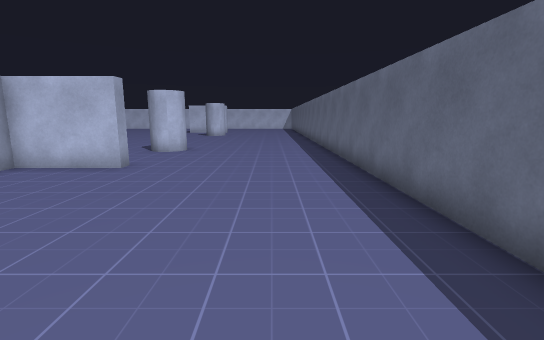
View 1 (above)

20 first-person views from a walk through a scene from a Unity 3-D project. The camera is 1.4 m above the floor, tilts 10° down and sees 85° across. The floor is counted in squares, 1 m on a side. Each view is taken from the middle of a square. On the plan, view 1 faces up. The plan holds only what a view shows up to about 14 squares ahead; the rest is blank. The place goes on beyond the plan.

View 2
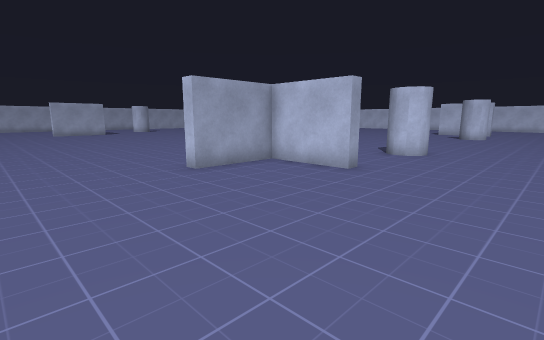

View 3
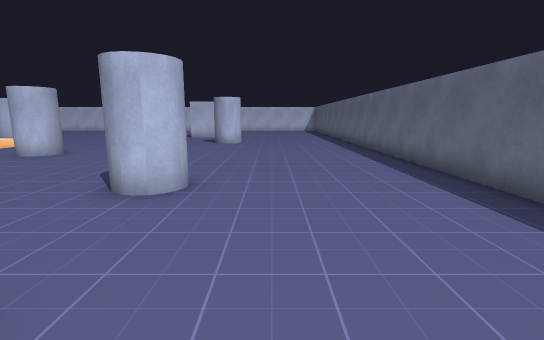

View 4
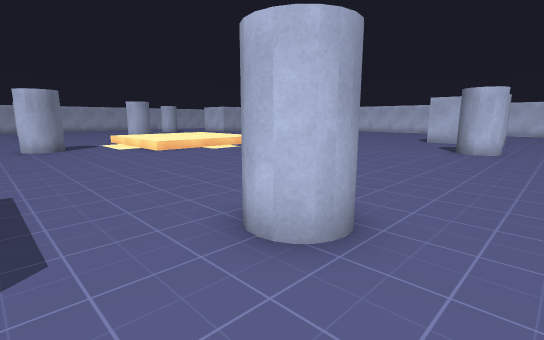

View 5
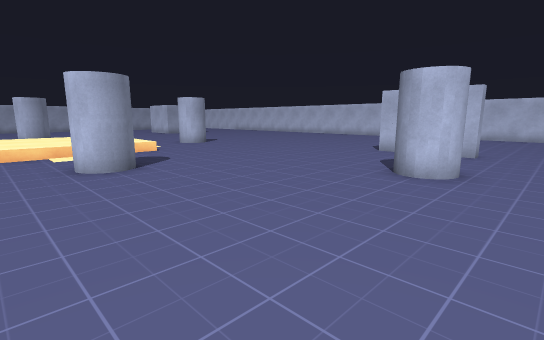

View 6
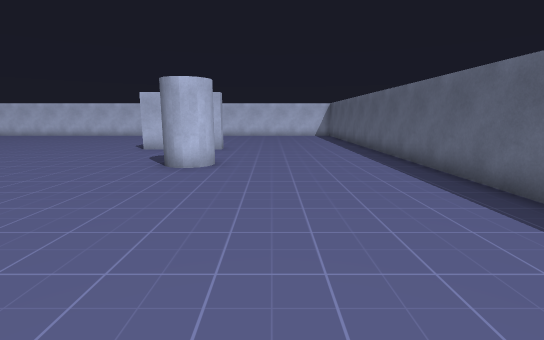

View 7
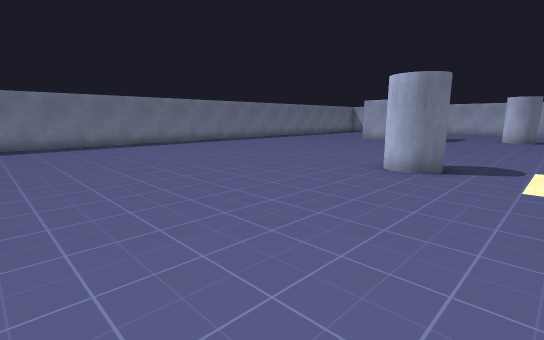

View 8
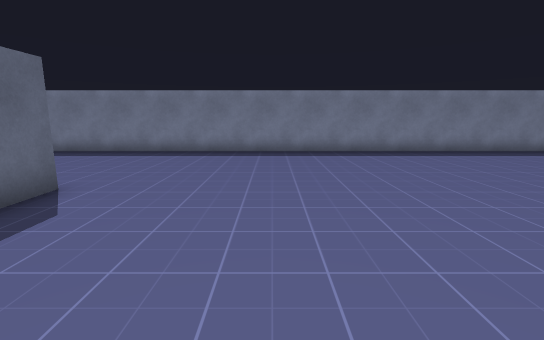

View 9
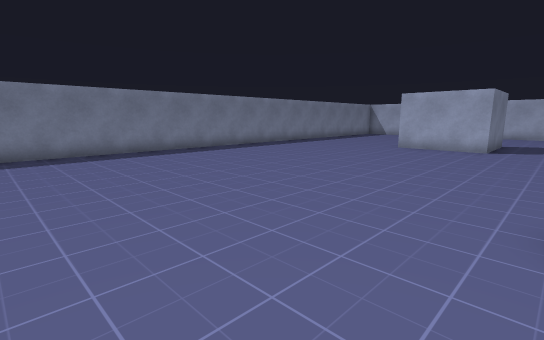

View 10
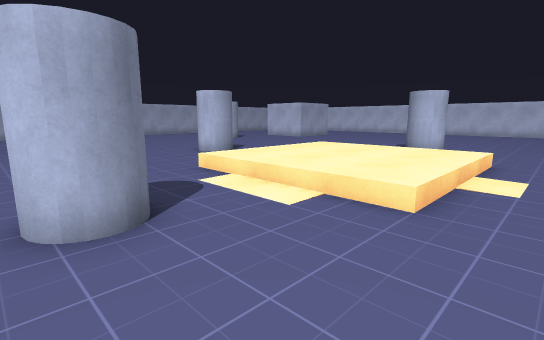

View 11
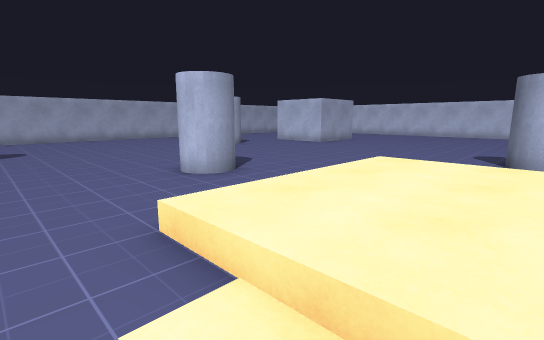

View 12
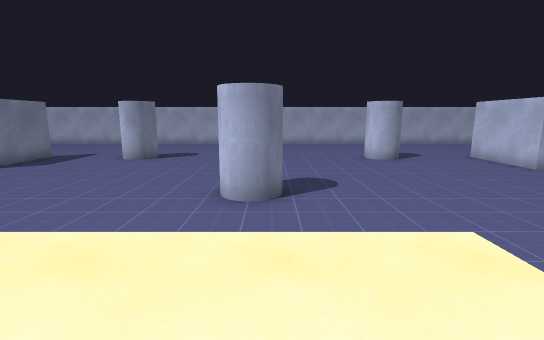

View 13
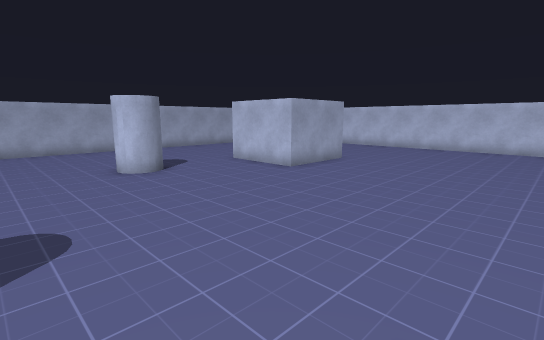

View 14
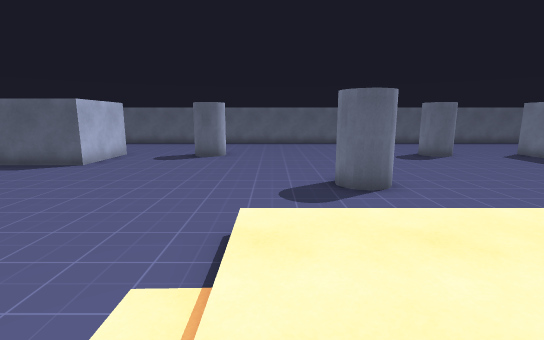

View 15
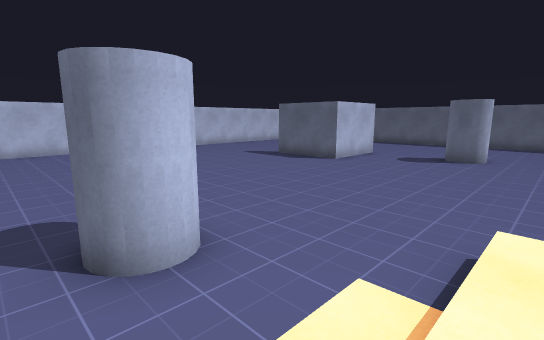

View 16
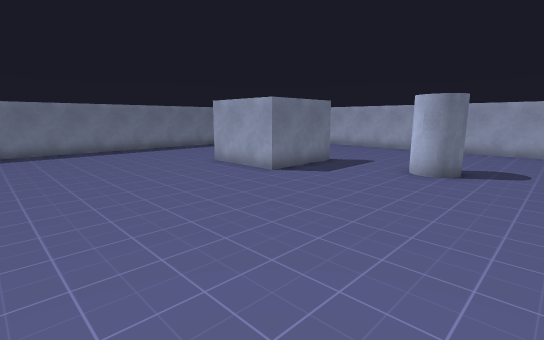

View 17
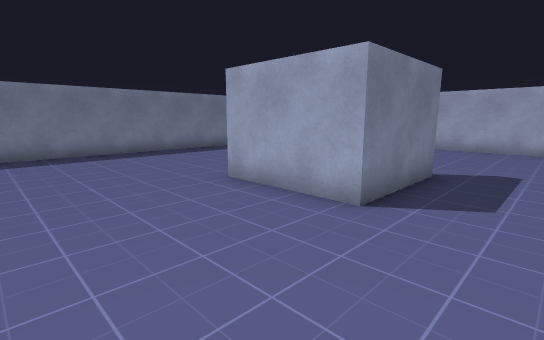

View 18
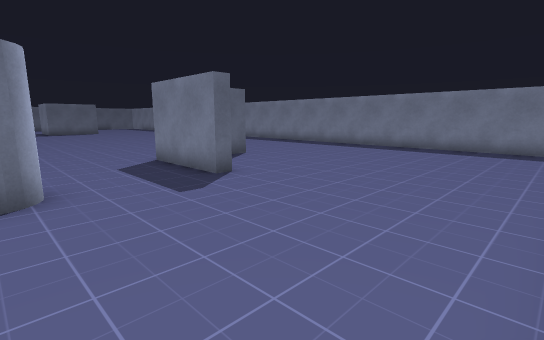

View 19
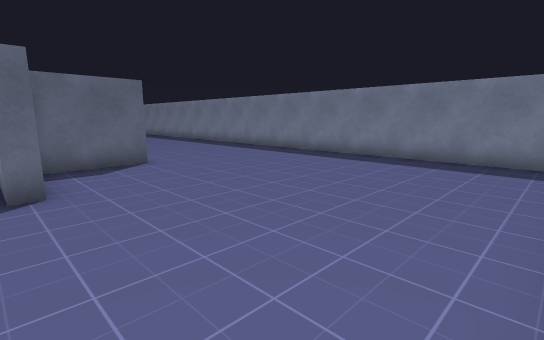

View 20
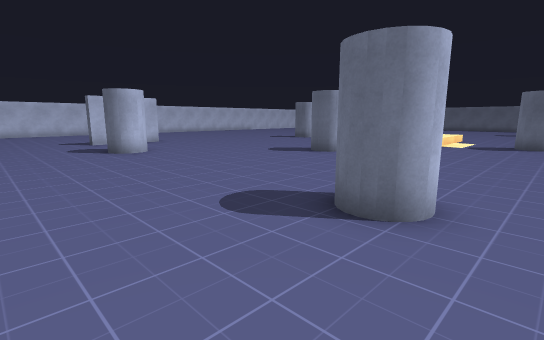

### Floor plan
Key: @ floor where view 1 was taken; # wall or solid block; . main floor; : floor 0.5 m higher than the main floor; O other object.
Columns run from 37 left of view 1 to 3 right of it. Each row starts with its distance up from view 1.
 29       ## ##.........   ......## ##......#
 28    ....###.......... .........###.......#
 27    ................. ...................#
 26    ................  ...................#
 25    ... O...........OO...........O ......#
 24   ....OO...........OO...........OO......#
 23  .....OO.......... .............OO......#
 22 ..................  ....................#
 21 ................ ::::::.................#
 20   .............. ::::::.................#
 19   ..........OOO. ::::::..OOO............#
 18   ..........OOO. ::::::..OOO............#
 17   .............. ::::::.................#
 16   ...............::::::.................#
 15 ........................................#
 14 ......OO........................O ......#
 13 ......OO...........OO...........OO......#
 12  .....OO...........OO...........OO......#
 11 ................... O...................#
 10 ........................................#
  9 .......###...................  ##.......#
  8 .......####.................. ###.......#
  7 .........##.................. #.........#
  6 .........##..................##.........#
  5 ........................................#
  4 ........................................#
  3 ........................................#
  2 ........................................
  1 .................................... .
  0 ..................................   @
 -1 ...................................
 -2 ###################################

Positions as (right, up) in squares from view 1, and headings:
1: (0, 0), facing up
2: (0, 1), facing up-left
3: (-2, 7), facing up
4: (-2, 10), facing up-left
5: (-2, 16), facing up-left
6: (-2, 15), facing up
7: (-9, 15), facing down-left
8: (-12, 11), facing down
9: (-13, 11), facing down-left
10: (-13, 11), facing up-left
11: (-17, 14), facing up-left
12: (-17, 19), facing left
13: (-20, 20), facing up-left
14: (-19, 21), facing right
15: (-19, 21), facing up-right
16: (-20, 16), facing down-left
17: (-23, 11), facing down-left
18: (-37, 13), facing down-right
19: (-37, 9), facing down-right
20: (-35, 11), facing up-right
